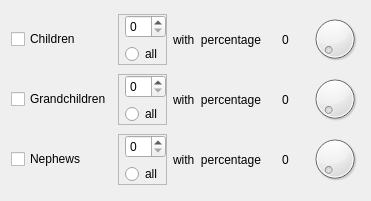
        <widget class="QWidget" name="gridLayoutWidget_5">
         <property name="geometry">
          <rect>
           <x>10</x>
           <y>590</y>
           <width>371</width>
           <height>201</height>
          </rect>
         </property>
         <layout class="QGridLayout" name="gridLayout_6">
          <item row="1" column="3" alignment="Qt::AlignHCenter">
           <widget class="QLabel" name="label_41">
            <property name="text">
             <string>0</string>
            </property>
           </widget>
          </item>
          <item row="0" column="3" alignment="Qt::AlignHCenter">
           <widget class="QLabel" name="label_42">
            <property name="text">
             <string>0</string>
            </property>
           </widget>
          </item>
          <item row="0" column="0">
           <widget class="QCheckBox" name="checkBox_15">
            <property name="text">
             <string>Children</string>
            </property>
           </widget>
          </item>
          <item row="1" column="4">
           <widget class="QDial" name="dial_16">
            <property name="sizePolicy">
             <sizepolicy hsizetype="Fixed" vsizetype="Minimum">
              <horstretch>1</horstretch>
              <verstretch>1</verstretch>
             </sizepolicy>
            </property>
            <property name="maximumSize">
             <size>
              <width>50</width>
              <height>50</height>
             </size>
            </property>
           </widget>
          </item>
          <item row="0" column="2">
           <widget class="QLabel" name="label_43">
            <property name="text">
             <string>with  percentage</string>
            </property>
           </widget>
          </item>
          <item row="0" column="4">
           <widget class="QDial" name="dial_17">
            <property name="sizePolicy">
             <sizepolicy hsizetype="Fixed" vsizetype="Minimum">
              <horstretch>1</horstretch>
              <verstretch>1</verstretch>
             </sizepolicy>
            </property>
            <property name="maximumSize">
             <size>
              <width>50</width>
              <height>50</height>
             </size>
            </property>
           </widget>
          </item>
          <item row="1" column="2">
           <widget class="QLabel" name="label_44">
            <property name="text">
             <string>with  percentage</string>
            </property>
           </widget>
          </item>
          <item row="1" column="0">
           <widget class="QCheckBox" name="checkBox_16">
            <property name="styleSheet">
             <string notr="true">font: 11pt &quot;.SF NS Text&quot;;</string>
            </property>
            <property name="text">
             <string>Grandchildren</string>
            </property>
           </widget>
          </item>
          <item row="0" column="1">
           <widget class="QFrame" name="frame_13">
            <property name="frameShape">
             <enum>QFrame::StyledPanel</enum>
            </property>
            <property name="frameShadow">
             <enum>QFrame::Raised</enum>
            </property>
            <layout class="QVBoxLayout" name="verticalLayout_22">
             <property name="leftMargin">
              <number>6</number>
             </property>
             <property name="topMargin">
              <number>0</number>
             </property>
             <property name="rightMargin">
              <number>0</number>
             </property>
             <property name="bottomMargin">
              <number>0</number>
             </property>
             <item>
              <widget class="QSpinBox" name="spinBox_13">
               <property name="sizePolicy">
                <sizepolicy hsizetype="Fixed" vsizetype="Fixed">
                 <horstretch>0</horstretch>
                 <verstretch>0</verstretch>
                </sizepolicy>
               </property>
              </widget>
             </item>
             <item>
              <widget class="QRadioButton" name="radioButton_13">
               <property name="text">
                <string>all</string>
               </property>
              </widget>
             </item>
            </layout>
           </widget>
          </item>
          <item row="1" column="1">
           <widget class="QFrame" name="frame_14">
            <property name="frameShape">
             <enum>QFrame::StyledPanel</enum>
            </property>
            <property name="frameShadow">
             <enum>QFrame::Raised</enum>
            </property>
            <layout class="QVBoxLayout" name="verticalLayout_23">
             <property name="leftMargin">
              <number>6</number>
             </property>
             <property name="topMargin">
              <number>0</number>
             </property>
             <property name="rightMargin">
              <number>0</number>
             </property>
             <property name="bottomMargin">
              <number>0</number>
             </property>
             <item>
              <widget class="QSpinBox" name="spinBox_14">
               <property name="sizePolicy">
                <sizepolicy hsizetype="Fixed" vsizetype="Fixed">
                 <horstretch>0</horstretch>
                 <verstretch>0</verstretch>
                </sizepolicy>
               </property>
              </widget>
             </item>
             <item>
              <widget class="QRadioButton" name="radioButton_14">
               <property name="text">
                <string>all</string>
               </property>
              </widget>
             </item>
            </layout>
           </widget>
          </item>
          <item row="2" column="0">
           <widget class="QCheckBox" name="checkBox_17">
            <property name="text">
             <string>Nephews</string>
            </property>
           </widget>
          </item>
          <item row="2" column="1">
           <widget class="QFrame" name="frame_15">
            <property name="frameShape">
             <enum>QFrame::StyledPanel</enum>
            </property>
            <property name="frameShadow">
             <enum>QFrame::Raised</enum>
            </property>
            <layout class="QVBoxLayout" name="verticalLayout_24">
             <property name="leftMargin">
              <number>6</number>
             </property>
             <property name="topMargin">
              <number>0</number>
             </property>
             <property name="rightMargin">
              <number>0</number>
             </property>
             <property name="bottomMargin">
              <number>0</number>
             </property>
             <item>
              <widget class="QSpinBox" name="spinBox_15">
               <property name="sizePolicy">
                <sizepolicy hsizetype="Fixed" vsizetype="Fixed">
                 <horstretch>0</horstretch>
                 <verstretch>0</verstretch>
                </sizepolicy>
               </property>
              </widget>
             </item>
             <item>
              <widget class="QRadioButton" name="radioButton_15">
               <property name="text">
                <string>all</string>
               </property>
              </widget>
             </item>
            </layout>
           </widget>
          </item>
          <item row="2" column="2">
           <widget class="QLabel" name="label_45">
            <property name="text">
             <string>with  percentage</string>
            </property>
           </widget>
          </item>
          <item row="2" column="3" alignment="Qt::AlignHCenter">
           <widget class="QLabel" name="label_46">
            <property name="text">
             <string>0</string>
            </property>
           </widget>
          </item>
          <item row="2" column="4">
           <widget class="QDial" name="dial_18">
            <property name="sizePolicy">
             <sizepolicy hsizetype="Fixed" vsizetype="Minimum">
              <horstretch>1</horstretch>
              <verstretch>1</verstretch>
             </sizepolicy>
            </property>
            <property name="maximumSize">
             <size>
              <width>50</width>
              <height>50</height>
             </size>
            </property>
           </widget>
          </item>
         </layout>
        </widget>
